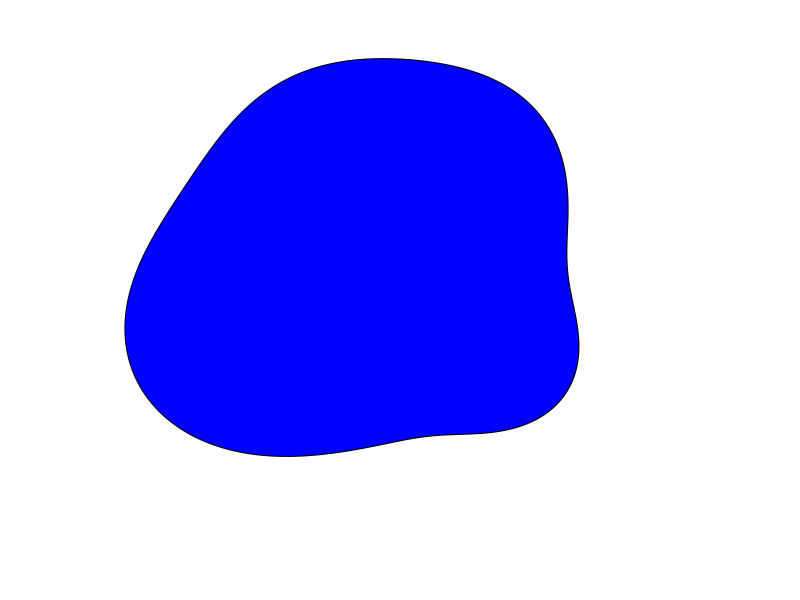

This figure's R source:
## ---- chunk 1
options(scipen=99)
mi = 10^runif(1,log10(6),log10(300))
area = signif(mi^2,2)
ans = sqrt(area)
tol = ans/10
## ---- chunk 2
cfs = runif(5,0.01,0.3)
offs = runif(5,0,2*pi)
ths = seq(0,2*pi,pi/1000)
rs = 1+cfs[1]*sin(ths+offs[1])+cfs[2]/2*sin(2*ths+offs[2])+cfs[3]/3*sin(3*ths+offs[3])+cfs[4]/4*sin(4*ths+offs[4])+cfs[5]/5*sin(5*ths+offs[5])
par(mar=c(0,0,0,0),pty="s")
plot(0,0,"n",xlim=c(-max(abs(rs)),max(abs(rs))),ylim=c(-max(abs(rs)),max(abs(rs))),axes=F,ann=F)
polygon(rs*cos(ths),rs*sin(ths),col="blue")
